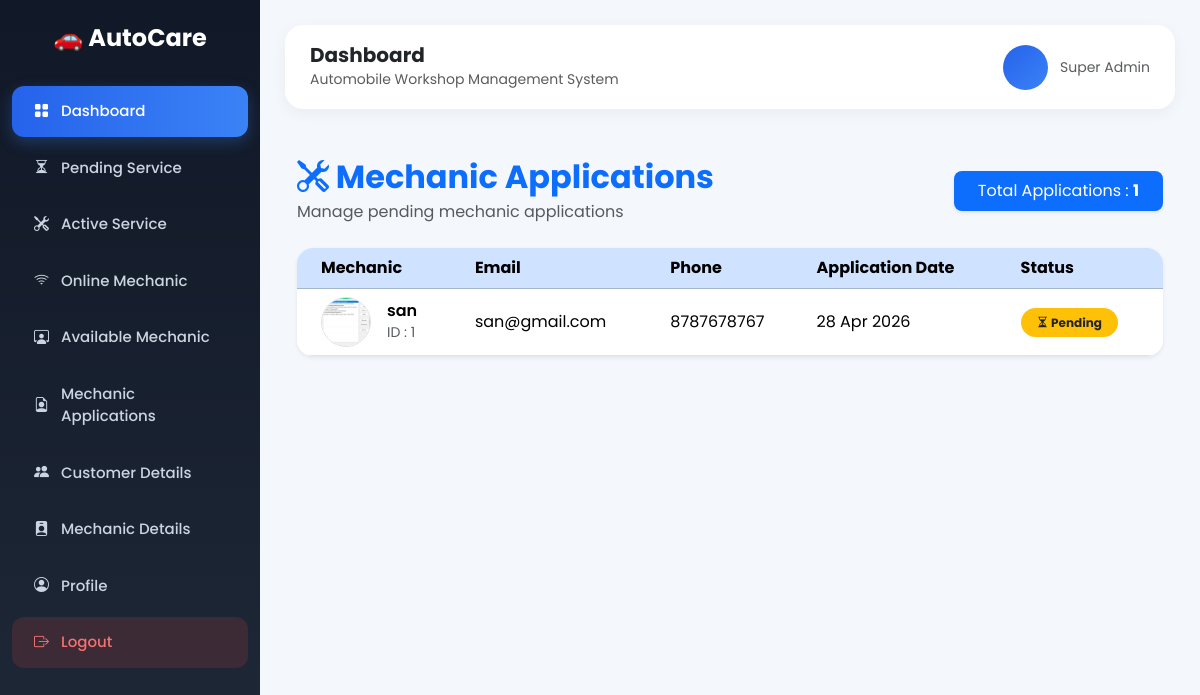
The page /superuser/mechanic-applications/ (signed in) on the database as committed earlier.
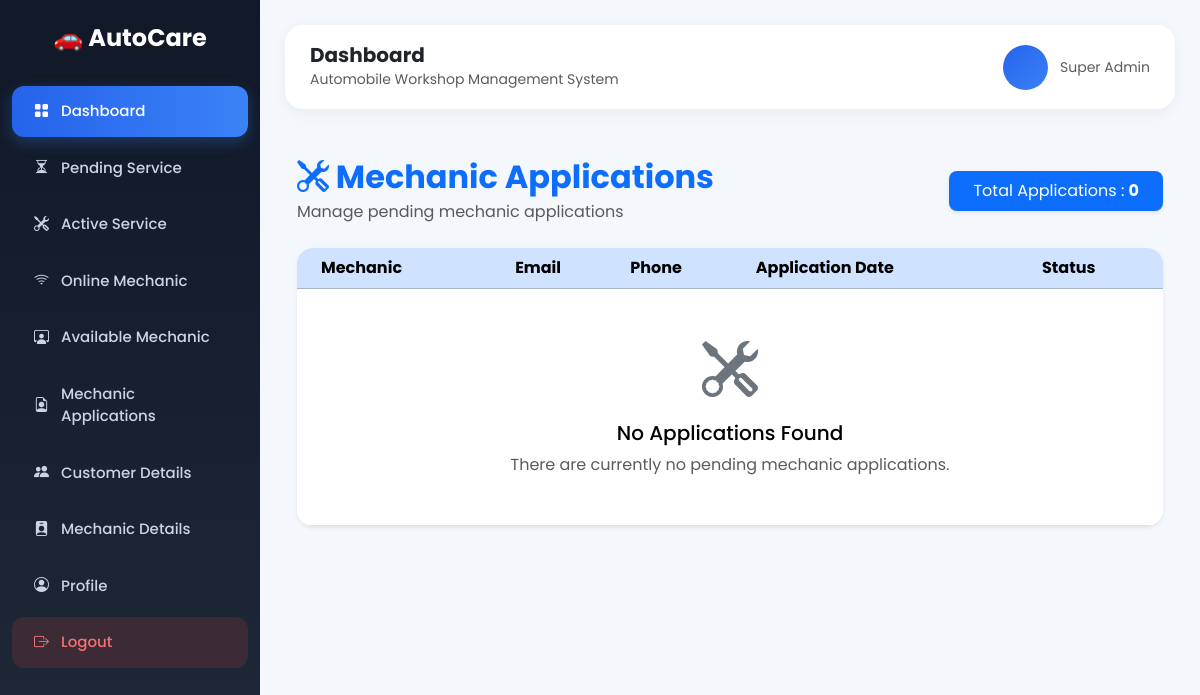
The same page on the database as committed later.
### mechanic/models.py (models this page shows, shortened)
class Mechanic(models.Model):
    name = models.CharField(max_length=255)
    email = models.EmailField(unique=True)
    number = models.CharField(max_length=15)
    address = models.TextField()
    certificate = models.FileField(upload_to='mechanic_certificate/')
    aadhaar = models.TextField(max_length=12)
    experience_certificate = models.FileField(upload_to='mechanic_experience_certificate/', blank=True, null=True)
    city = models.ForeignKey(City, on_delete=models.CASCADE)
    password = models.CharField(max_length=255)
    profile_pic = models.ImageField(upload_to='mechanic_profile_pic/', blank=True, null=True)
    is_valid = models.BooleanField(default=False)
    is_reject = models.BooleanField(default=False)
    last_login_date = models.DateTimeField(blank=True, null=True)
    application_created_at = models.DateTimeField(auto_now_add=True)
    created_at = models.DateTimeField(blank=True, null=True)

### superuser/views.py (the view)
# urls.py: path('mechanic-applications/', views.all_mechanic_applications, name='all_mechanic_applications'),
def all_mechanic_applications(request):
    superuser = check_superuser_access(request)
    if superuser is None:
        return redirect('login_superuser')
    mechanics = Mechanic.objects.filter(is_valid=False, is_reject=False)
    return render(request, 'all_mechanic_application.html',{
        'mechanics':mechanics
    })

### superuser/views.py (called while the page is built)
def check_superuser_access(request):
    super_user_id = request.session.get('super_user_id')
    if not super_user_id:
        return None
    try:
        superuser = Superadmin.objects.get(id=super_user_id)
        return superuser
    except Superadmin.DoesNotExist:
        return None

### superuser/templates/all_mechanic_application.html (shortened to what the changed rows need)
{% extends 'base_admin.html' %}
{% load static %}
{% block content %}
<div class="container py-4">
    <div class="d-flex justify-content-between align-items-center mb-4 flex-wrap gap-3">
        <div>
            <h2 class="fw-bold text-primary mb-1">
                <i class="bi bi-tools"></i>
                Mechanic Applications
            </h2>
        </div>
        <div class="bg-primary text-white px-4 py-2 rounded-3 shadow-sm">
            Total Applications :
            <strong>{{ mechanics|length }}</strong>
        </div>
    </div>
    <div class="card border-0 shadow-sm rounded-4 overflow-hidden">
        <div class="card-body p-0">
            <div class="table-responsive">
                <table class="table table-hover align-middle mb-0">
                    <thead class="table-primary">
                        <tr>
                            <th class="ps-4">Mechanic</th>
                            <th>Email</th>
                            <th>Phone</th>
                            <th>Application Date</th>
                            <th>Status</th>
                        </tr>
                    </thead>
                    <tbody>
                        {% for m in mechanics %}
                        <tr style="cursor:pointer;"
                            onclick="window.location.href='/superuser/application/{{ m.id }}/'">
                            <td class="ps-4">
                                <div class="d-flex align-items-center">
                                    {% if m.profile_pic %}
                                        <img src="{{ m.profile_pic.url }}"
                                             class="rounded-circle me-3 border"
                                             style="width:50px;height:50px;object-fit:cover;">
                                    {% else %}
                                        <div class="bg-primary text-white rounded-circle d-flex align-items-center justify-content-center me-3"
                                             style="width:50px;height:50px;font-size:20px;">
                                            <i class="bi bi-person-fill"></i>
                                        </div>
                                    {% endif %}
                                    <div>
                                        <h6 class="mb-0 fw-semibold">
                                            {{ m.name }}
                                        </h6>
                                        <small class="text-muted">
                                            ID : {{ m.id }}
                                        </small>
                                    </div>
                                </div>
                            </td>
                            <td>
                                {{ m.email|default:"-" }}
                            </td>
                            <td>
                                {{ m.number }}
                            </td>
                            <td>
                                {{ m.application_created_at|date:"d M Y" }}
                            </td>
                            <td>
                                <span class="badge bg-warning text-dark px-3 py-2 rounded-pill">
                                    <i class="bi bi-hourglass-split"></i>
                                    {% if not m.is_valid %}
                                        Pending
                                    {% endif %}
                                </span>
                            </td>
                        </tr>
                        {% empty %}
                        <tr>
                            <td colspan="6" class="text-center py-5">
                                <i class="bi bi-tools display-4 text-secondary"></i>
                                <h5 class="mt-3">
                                    No Applications Found
                                </h5>
                                <p class="text-muted mb-0">
                                    There are currently no pending mechanic applications.
                                </p>
                            </td>
                        </tr>
                        {% endfor %}
                    </tbody>
                </table>
            </div>
        </div>
    </div>
</div>
{% endblock %}

Rows that differ between the two databases and show on the page:
removed Mechanic: profile_pic (picture), name "san", id "1", email "san@gmail.com", number "8787678767", application_created_at "28 Apr 2026", is_valid "Pending"
Other text that changed with them:
{{ mechanics|length }}: "1" → "0"
text now shown: "No Applications Found There are currently no pending mechanic applications."
